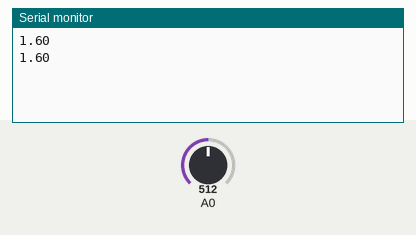
Bench run of a sketch on a simulated Arduino Uno, built with avr-gcc and run on an emulated ATmega328P. Parts: the last lines printed to the serial monitor. The inputs (shaded band) are chosen by the test bench; at power-on: A0 = 512.

Above: at 2.8 s.
2.9 s: A0 set to 716
At 4.7 s:
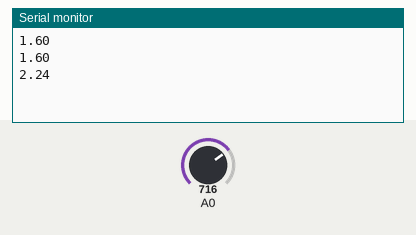
5.6 s: A0 set to 900
At 7.4 s:
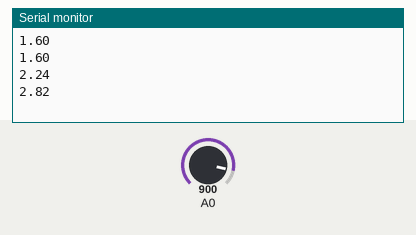
Timing chart, 0 to 8.9 s (numbered marks = the images above; inputs shaded):
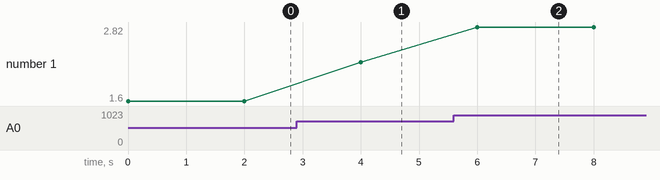

The sketch:

test_wemos.ino
```cpp
#define D0 16
#define D4 2

void setup() {
  pinMode(D4, OUTPUT);
  Serial.begin(115200);
}

// the loop function runs over and over again forever
void loop() {
  int sensorValue = analogRead(A0);
  float voltage = sensorValue * (3.2 / 1023.0);
  Serial.println(voltage);
  digitalWrite(D4, HIGH);   // turn the LED on (HIGH is the voltage level)
  delay(1000);              // wait for a second
  digitalWrite(D4, LOW);    // turn the LED off by making the voltage LOW
  delay(1000);              // wait for a second
}
```

Measured:
- after the input at 2.9 s, the serial monitor: prints a new line after 1.1 s (image 1)
- after the input at 5.6 s, the serial monitor: prints a new line after 0.40 s (image 2)
- plotted number 1: 1.6 → 2.24 after the input at 2.9 s, 2.24 → 2.82 after the input at 5.6 s
